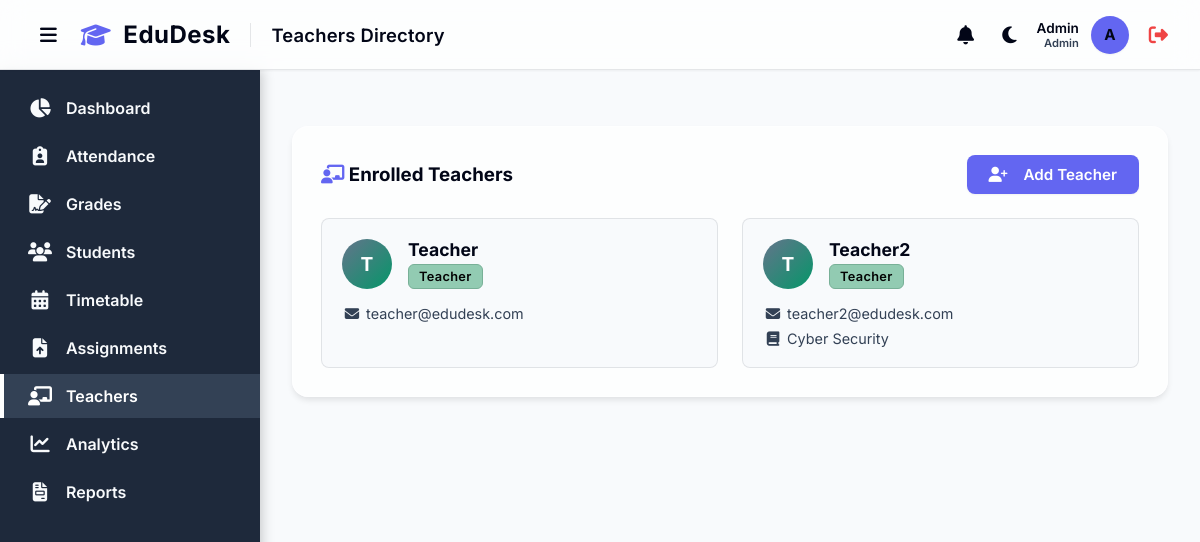
The app's page /teachers (signed in), older data.
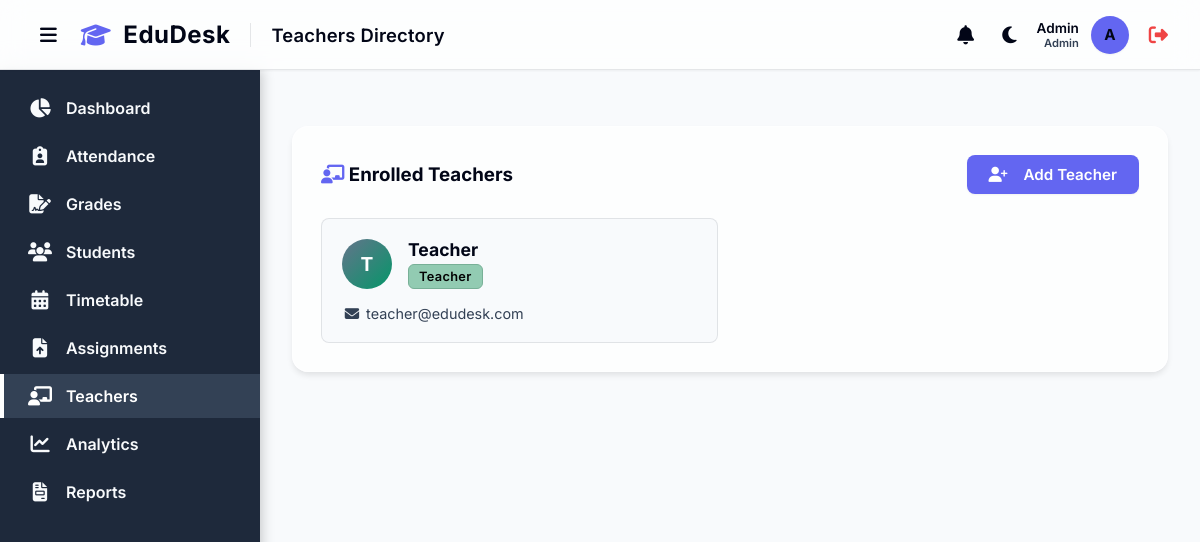
The same page, newer data.
### models.py (models this page shows)
class User(UserMixin, db.Model):
    id = db.Column(db.Integer, primary_key=True)
    name = db.Column(db.String(100), nullable=False)
    email = db.Column(db.String(120), unique=True, nullable=False)
    password_hash = db.Column(db.String(256), nullable=False)
    role = db.Column(db.String(20), nullable=False, default='Teacher') # 'Admin', 'Teacher', 'Student', 'Parent'
    subject_id = db.Column(db.Integer, db.ForeignKey('subject.id'), nullable=True)
    subject = db.relationship('Subject', foreign_keys=[subject_id], backref='users_as_teachers')
    notifications = db.relationship('Notification', backref='user', lazy=True)

class Subject(db.Model):
    id = db.Column(db.Integer, primary_key=True)
    code = db.Column(db.String(20), unique=True, nullable=False)
    name = db.Column(db.String(100), nullable=False)
    credits = db.Column(db.Integer, nullable=False, default=3)
    teacher_id = db.Column(db.Integer, db.ForeignKey('user.id'), nullable=True) # Reference to User (Teacher)
    teacher = db.relationship('User', foreign_keys=[teacher_id], backref='subjects')
    attendances = db.relationship('Attendance', backref='subject', lazy=True)
    grades = db.relationship('Grade', backref='subject', lazy=True)
    timetables = db.relationship('Timetable', backref='subject', lazy=True)
    assignments = db.relationship('Assignment', backref='subject', lazy=True)

### app.py (the view)
@app.route('/teachers')
@login_required
def teachers():
    if current_user.role != 'Admin':
        flash('Access Denied: Only Admins can view teachers.', 'error')
        return redirect(url_for('dashboard'))
    all_teachers = User.query.filter_by(role='Teacher').all()
    subjects = Subject.query.all()
    return render_template('teachers.html', teachers=all_teachers, subjects=subjects)

### app.py (called while the page is built)
@login_manager.user_loader
def load_user(user_id):
    return User.query.get(int(user_id))

### templates/teachers.html (shortened to what this page needs)
{% extends 'base.html' %}
{% block page_title %}Teachers Directory{% endblock %}
{% block content %}
<div class="card">
    <div style="display: flex; justify-content: space-between; align-items: center; margin-bottom: 24px;">
        <h3><i class="fa-solid fa-chalkboard-user" style="color: var(--primary-color);"></i> Enrolled Teachers</h3>
        <button class="btn btn-primary" onclick="document.getElementById('addTeacherForm').style.display='block'"><i class="fa-solid fa-user-plus" style="margin-right: 8px;"></i> Add Teacher</button>
    </div>
    <div style="display: grid; grid-template-columns: repeat(auto-fill, minmax(300px, 1fr)); gap: 24px;">
        {% for teacher in teachers %}
        <div style="border: 1px solid var(--border-color); border-radius: 8px; padding: 20px; transition: var(--transition); background: var(--bg-color); border: 1px solid var(--border-color);" onmouseover="this.style.boxShadow='var(--shadow-md)'; this.style.transform='translateY(-2px)';" onmouseout="this.style.boxShadow='none'; this.style.transform='none';">
            <div style="display: flex; align-items: center; gap: 16px; margin-bottom: 16px;">
                <div style="width: 50px; height: 50px; border-radius: 50%; background: linear-gradient(135deg, var(--secondary-color) 0%, #059669 100%); color: white; display: flex; justify-content: center; align-items: center; font-size: 1.2rem; font-weight: bold;">
                    {{ teacher.name[0] | upper }}
                </div>
                <div>
                    <h4 style="margin: 0; font-size: 1.1rem; color: var(--text-main);">{{ teacher.name }}</h4>
                    <span class="grade-badge grade-high" style="margin-top: 4px;">{{ teacher.role }}</span>
                </div>
            </div>
            <div style="font-size: 0.9rem; color: var(--text-muted); display: grid; gap: 8px;">
                <div><i class="fa-solid fa-envelope" style="width: 20px; text-align: center;"></i> {{ teacher.email }}</div>
                {% if teacher.subject %}
                <div><i class="fa-solid fa-book" style="width: 20px; text-align: center;"></i> {{ teacher.subject.name }}</div>
                {% endif %}
            </div>
        </div>
        {% else %}
        <p style="color: var(--text-muted); grid-column: 1 / -1; text-align: center;">No teachers found in the database.</p>
        {% endfor %}
    </div>
</div>
{% endblock %}

### templates/base.html (shortened to what this page needs)
<!DOCTYPE html>
<html lang="en">
<head>
    <link rel="stylesheet" href="https://cdnjs.cloudflare.com/ajax/libs/font-awesome/6.4.0/css/all.min.css">
    <link rel="stylesheet" href="{{ url_for('static', filename='css/style.css') }}">
</head>
<body>
    <header class="topbar">
        <div style="display: flex; align-items: center; gap: 16px;">
            <button id="sidebarToggle" class="btn btn-theme-toggle" aria-label="Toggle Sidebar"
                style="background: transparent; border: none; color: var(--text-main); font-size: 1.2rem; cursor: pointer; display: flex; align-items: center; padding: 4px 8px;">
                <i class="fa-solid fa-bars"></i>
            </button>
            <div class="brand-header"
                style="display: flex; align-items: center; gap: 12px; font-size: 1.5rem; font-weight: 700; color: var(--text-main); letter-spacing: 0.5px;">
                <i class="fa-solid fa-graduation-cap" style="color: var(--primary-color);"></i>
                <span>EduDesk</span>
            </div>
            <h1 class="page-title" style="margin: 0;">{% block page_title %}Dashboard{% endblock %}</h1>
        </div>
        <div class="user-profile" style="display: flex; align-items: center; gap: 12px;">
            <div class="notification-wrapper" style="position: relative;">
                <button id="notifBell" class="btn btn-theme-toggle" aria-label="Notifications"
                    style="background: transparent; border: none; color: var(--text-main); font-size: 1.2rem; cursor: pointer; display: flex; align-items: center; padding: 4px 8px;">
                    <i class="fa-solid fa-bell"></i>
                </button>
            </div>
            <button id="themeToggle" class="btn btn-theme-toggle" aria-label="Toggle Theme"
                style="background: transparent; border: none; color: var(--text-main); font-size: 1.2rem; cursor: pointer; display: flex; align-items: center; padding: 4px 8px;">
                <i class="fa-solid fa-moon"></i>
            </button>
            <div style="text-align: right;">
                <div style="font-size: 0.85rem; font-weight: 600;">{{ current_user.name }}</div>
                <div style="font-size: 0.7rem; color: var(--text-muted);">{{ current_user.role }}</div>
            </div>
            <div class="avatar">{{ current_user.name[0] | upper if current_user.name else 'U' }}</div>
            <a href="{{ url_for('logout') }}" title="Logout"
                style="color: #ef4444; font-size: 1.2rem; margin-left: 8px;"><i
                    class="fa-solid fa-right-from-bracket"></i></a>
        </div>
    </header>
    <div class="layout-wrapper" style="display: flex; flex: 1;">
        <aside class="sidebar">
            <ul class="nav-links" style="padding-top: 16px;">
                <li class="nav-item">
                    <a href="{{ url_for('dashboard') }}"
                        class="nav-link {% if request.endpoint == 'dashboard' or request.endpoint == 'student_dashboard' or request.endpoint == 'parent_dashboard' %}active{% endif %}">
                        <i class="fa-solid fa-chart-pie"></i>
                        <span>Dashboard</span>
                    </a>
                </li>
                {% if current_user.role in ['Admin', 'Teacher'] %}
                <li class="nav-item">
                    <a href="{{ url_for('attendance') }}"
                        class="nav-link {% if request.endpoint == 'attendance' %}active{% endif %}">
                        <i class="fa-solid fa-clipboard-user"></i>
                        <span>Attendance</span>
                    </a>
                </li>
                <li class="nav-item">
                    <a href="{{ url_for('grades') }}"
                        class="nav-link {% if request.endpoint == 'grades' %}active{% endif %}">
                        <i class="fa-solid fa-file-signature"></i>
                        <span>Grades</span>
                    </a>
                </li>
                <li class="nav-item">
                    <a href="{{ url_for('students') }}"
                        class="nav-link {% if request.endpoint == 'students' %}active{% endif %}">
                        <i class="fa-solid fa-users"></i>
                        <span>Students</span>
                    </a>
                </li>
                {% endif %}
                <li class="nav-item">
                    <a href="{{ url_for('timetable') }}"
                        class="nav-link {% if request.endpoint == 'timetable' %}active{% endif %}">
                        <i class="fa-solid fa-calendar-days"></i>
                        <span>Timetable</span>
                    </a>
                </li>
                <li class="nav-item">
                    <a href="{{ url_for('assignments') }}"
                        class="nav-link {% if request.endpoint == 'assignments' %}active{% endif %}">
                        <i class="fa-solid fa-file-arrow-up"></i>
                        <span>Assignments</span>
                    </a>
                </li>
                {% if current_user.role == 'Admin' %}
                <li class="nav-item">
                    <a href="{{ url_for('teachers') }}"
                        class="nav-link {% if request.endpoint == 'teachers' %}active{% endif %}">
                        <i class="fa-solid fa-chalkboard-user"></i>
                        <span>Teachers</span>
                    </a>
                </li>
                {% endif %}
                {% if current_user.role in ['Admin', 'Teacher'] %}
                <li class="nav-item">
                    <a href="{{ url_for('analytics') }}"
                        class="nav-link {% if request.endpoint == 'analytics' %}active{% endif %}">
                        <i class="fa-solid fa-chart-line"></i>
                        <span>Analytics</span>
                    </a>
                </li>
                {% endif %}
                <li class="nav-item">
                    <a href="{{ url_for('reports') }}"
                        class="nav-link {% if request.endpoint == 'reports' %}active{% endif %}">
                        <i class="fa-solid fa-file-invoice"></i>
                        <span>Reports</span>
                    </a>
                </li>
            </ul>
        </aside>
        <main class="main-content">
            <div class="content-wrapper">
                {% block content %}
                {% endblock %}
            </div>
        </main>
    </div>
</body>
</html>

### static/css/style.css (style rules this page uses)
:root { --primary-color: #6366f1; --primary-hover: #4f46e5; --secondary-color: #64748b; --bg-color: #f8fafc; --sidebar-bg: #1e293b; --sidebar-text: #f8fafc; --sidebar-hover: #334155; --sidebar-active-text: #ffffff; --card-bg: rgba(255, 255, 255, 0.7); --card-border: rgba(255, 255, 255, 0.5); --text-main: #020617; --text-muted: #334155; --border-color: rgba(15, 23, 42, 0.1); --shadow-sm: 0 1px 2px rgba(0, 0, 0, 0.05); --shadow-md: 0 4px 6px -1px rgba(0, 0, 0, 0.1); --shadow-lg: 0 10px 15px -3px rgba(0, 0, 0, 0.1); --shadow-float: 0 20px 25px -5px rgba(0, 0, 0, 0.15); --transition: all 0.3s cubic-bezier(0.25, 0.8, 0.25, 1); }
.content-wrapper { animation: pageFadeIn 0.5s ease-out forwards; }
* { margin: 0; padding: 0; box-sizing: border-box; font-family: 'Inter', 'Segoe UI', system-ui, -apple-system, sans-serif; -webkit-font-smoothing: antialiased; -moz-osx-font-smoothing: grayscale; }
body { background-color: var(--bg-color); color: var(--text-main); display: flex; flex-direction: column; min-height: 100vh; }
.sidebar { width: 260px; background-color: var(--sidebar-bg); color: var(--sidebar-text); display: flex; flex-direction: column; box-shadow: 2px 0 12px rgba(0, 0, 0, 0.2); z-index: 10; }
.nav-links { list-style: none; padding: 24px 0; flex: 1; }
.nav-item { margin-bottom: 4px; }
.nav-link { display: flex; align-items: center; padding: 12px 24px; color: var(--sidebar-text); text-decoration: none; font-weight: 600; transition: var(--transition); gap: 14px; border-left: 4px solid transparent; }
.nav-link.active { background-color: var(--sidebar-hover); border-left-color: var(--sidebar-active-text); color: var(--sidebar-active-text); }
.nav-link i { font-size: 1.2rem; width: 24px; text-align: center; }
.main-content { flex: 1; display: flex; flex-direction: column; overflow-y: auto; }
.topbar { height: 70px; background-color: var(--card-bg); backdrop-filter: blur(12px); -webkit-backdrop-filter: blur(12px); display: flex; align-items: center; justify-content: space-between; padding: 0 32px; box-shadow: var(--shadow-sm); border-bottom: 1px solid var(--border-color); z-index: 50; position: sticky; top: 0; }
.page-title { font-size: 1.15rem; font-weight: 600; color: var(--text-main); letter-spacing: 0.2px; }
.user-profile { display: flex; align-items: center; gap: 12px; font-size: 0.95rem; font-weight: 600; color: var(--text-main); }
.avatar { width: 38px; height: 38px; border-radius: 50%; background-color: var(--primary-color); color: dark; display: flex; align-items: center; justify-content: center; font-weight: bold; box-shadow: var(--shadow-sm); }
.content-wrapper { padding: 32px; }
.card { background-color: var(--card-bg); backdrop-filter: blur(12px); -webkit-backdrop-filter: blur(12px); border-radius: 16px; padding: 28px; box-shadow: var(--shadow-md); border: 1px solid var(--card-border); transition: var(--transition); color: var(--text-main); }
.btn { display: inline-flex; align-items: center; justify-content: center; padding: 10px 22px; border-radius: 8px; font-weight: 600; cursor: pointer; border: none; transition: var(--transition); text-decoration: none; font-size: 0.95rem; gap: 8px; }
.btn-primary { background-color: var(--primary-color); color: #ffffff; box-shadow: var(--shadow-sm); }
.grade-badge { display: inline-flex; align-items: center; justify-content: center; padding: 4px 10px; border-radius: 6px; font-weight: 600; font-size: 0.8rem; letter-spacing: 0.3px; }
.grade-high { background-color: #92CBB2; color: #030303; border: 1px solid #78B097; }

Row changes from the older to the newer data that the page shows:
no longer on this page (row edited): User: name "T", name "Teacher2", role "Teacher", email "teacher2@edudesk.com", subject.name "Cyber Security"
